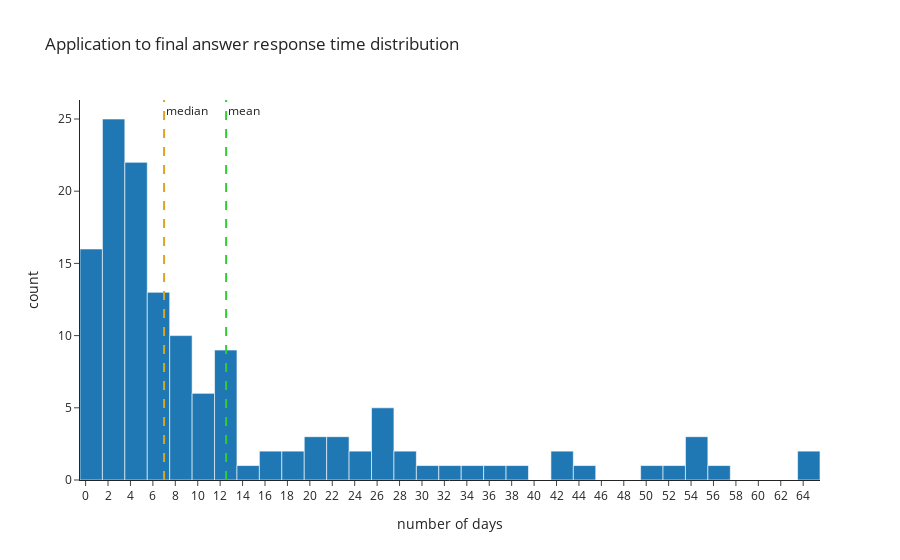

The notebook cell this image was saved under:
### Markdown cell above
#### Response time

### Code cell
applications_not_null = df_jsa_10_2023_p[~df_jsa_10_2023_p["application"].isnull()]
duration_to_final_answer = applications_not_null["final_answer"] - applications_not_null["application"]

duration_to_final_answer = duration_to_final_answer.dt.days

px.histogram(duration_to_final_answer, nbins=50,
             title="Application to final answer response time distribution",
             labels={"value": "number of days", "count": "number of applications"})\
  .update_layout(showlegend=False, xaxis={"dtick": 2})\
  .add_vline(x=duration_to_final_answer.median(),
             line_width=2,line_dash="dash", line_color="goldenrod", opacity=1,
             annotation_text="median")\
  .add_vline(x=duration_to_final_answer.mean(),
             line_width=2, line_dash="dash", line_color="limegreen", opacity=1,
             annotation_text="mean")

### Figure 1 — Plotly figure (JSON) as saved in the notebook; plotly's stock layout.template omitted (floating-point values rounded to 4 significant figures; data arrays with more than 128 entries replaced by an {"elided": "..."} marker saying what was removed)
{"data": [{"alignmentgroup": "True", "bingroup": "x", "hovertemplate": "variable=0<br>number of days=%{x}<br>count=%{y}<extra></extra>", "legendgroup": "0", "marker": {"color": "#1F77B4", "pattern": {"shape": ""}}, "name": "0", "nbinsx": 50, "offsetgroup": "0", "orientation": "v", "showlegend": true, "type": "histogram", "x": {"elided": "437 int values"}, "xaxis": "x", "yaxis": "y"}], "layout": {"annotations": [{"showarrow": false, "text": "median", "x": 7, "xanchor": "left", "xref": "x", "y": 1, "yanchor": "top", "yref": "y domain"}, {"showarrow": false, "text": "mean", "x": 12.53, "xanchor": "left", "xref": "x", "y": 1, "yanchor": "top", "yref": "y domain"}], "barmode": "relative", "legend": {"title": {"text": "variable"}, "tracegroupgap": 0}, "shapes": [{"line": {"color": "goldenrod", "dash": "dash", "width": 2}, "opacity": 1, "type": "line", "x0": 7, "x1": 7, "xref": "x", "y0": 0, "y1": 1, "yref": "y domain"}, {"line": {"color": "limegreen", "dash": "dash", "width": 2}, "opacity": 1, "type": "line", "x0": 12.53, "x1": 12.53, "xref": "x", "y0": 0, "y1": 1, "yref": "y domain"}], "showlegend": false, "title": {"text": "Application to final answer response time distribution"}, "xaxis": {"anchor": "y", "domain": [0, 1], "dtick": 2, "title": {"text": "number of days"}}, "yaxis": {"anchor": "x", "domain": [0, 1], "title": {"text": "count"}}}}
